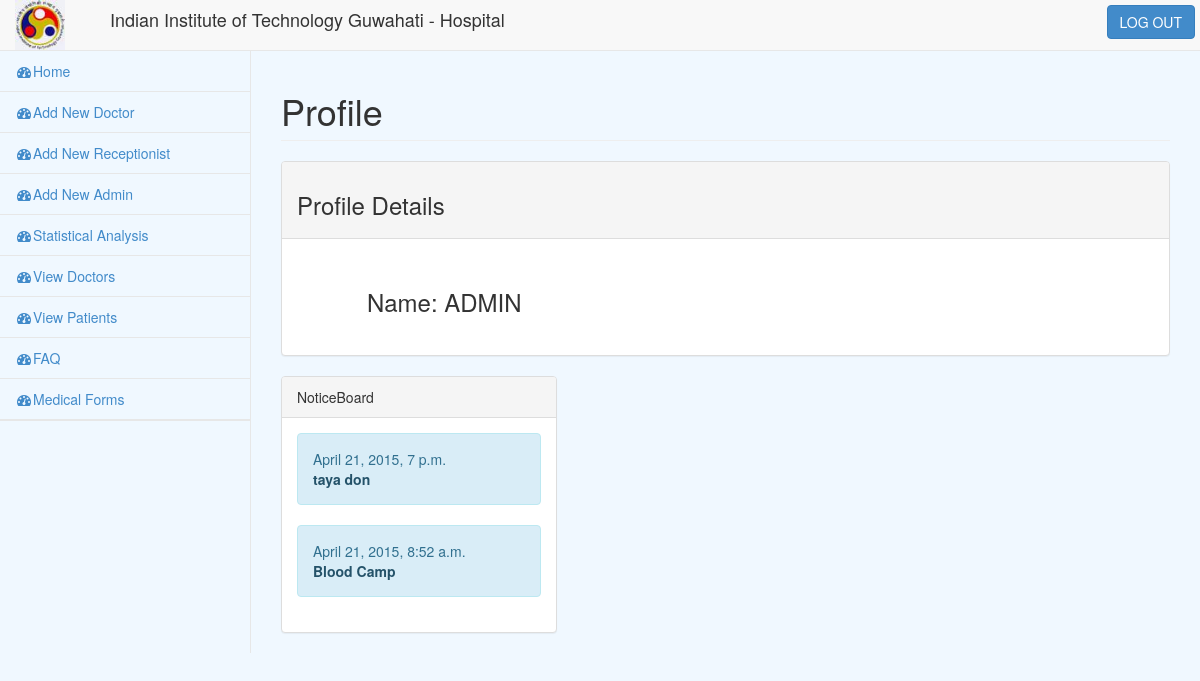
The app's page / (signed in) with its own data.
### database/models.py (models this page shows, shortened)
class Registration(models.Model):
	username = models.CharField(max_length=20)
	password = models.CharField(max_length=100)
	name = models.CharField(max_length=20)
	category=models.IntegerField()

class Post(models.Model):
    title=models.CharField(max_length=140)
    body = models.TextField()
    date = models.DateTimeField()

### login/views.py (the view, shortened to what this page needs)
# urls.py: url(r'^$', views.index, name='index'),
def index(request):
    context = RequestContext(request)
    if 'index' not  in request.session:
            return render_to_response('login/login.html', context)
    else:
        username =request.session["index"]
        Object_Searched = Registration.objects.filter(username = username)
        Object_Searched = Object_Searched[0]
        Category = Object_Searched.category
        if(Category==1):
            object_doc = Doctor.objects.get(username = username)
            object_notice = Post.objects.all().order_by('-date')[:5]
            context_dict = {'object_doc':object_doc,'object_reg': Object_Searched, 'object_notice':object_notice}
            return render_to_response('login/doctor_homepage.html',
                context_instance=RequestContext(request,context_dict) )
        elif(Category==4):
            object_notice = Post.objects.all().order_by('-date')[:5]
            context_dict = {'object_reg': Object_Searched, 'object_notice':object_notice}
            return render(request,'login/admin_homepage.html',context_dict)

### login/templates/login/admin_homepage.html (shortened to what this page needs)
<!DOCTYPE html>
<html lang="en">
<head>
    <link href="/static/css/bootstrap.min.css" rel="stylesheet">
    <link href="/static/css/plugins/metisMenu/metisMenu.min.css" rel="stylesheet">
    <link href="/static/css/plugins/timeline.css" rel="stylesheet">
    <link href="/static/css/sb-admin-2.css" rel="stylesheet">
    <link href="/static/css/plugins/dataTables.bootstrap.css" rel="stylesheet">
    <link href="/static/css/plugins/morris.css" rel="stylesheet">
    <link href="/static/font-awesome-4.1.0/css/font-awesome.min.css" rel="stylesheet" type="text/css">
</head>
<body>
    <div id="wrapper">
        <nav class="navbar navbar-default navbar-static-top" role="navigation" style="margin-bottom: 0">
             <div class="navbar-header ">
                        <div style="float:left" class="col-sm-1" margin><img height="50" width="50" src="/static/img/iitglogo.jpg"></div>
                        <div style="float:right"><h4>Indian Institute of Technology Guwahati - Hospital</h4></div>
                <a class="navbar-brand" href="index.html"></a>
            </div>
            <ul style="padding:5px" class="nav navbar-top-links navbar-right">
            <a href="/login/logout"><button type="button" class="btn btn-primary">LOG OUT</button></a>
            </ul>
            <div class="navbar-default sidebar" role="navigation">
                <div class="sidebar-nav navbar-collapse">
                    <ul class="nav" id="side-menu">
                        <li>
                            <a class="active" href="/"><i class="fa fa-dashboard fa-fw"></i>Home</a>
                        </li>
                         <li>
                            <a class="active" href="/login/createdoctor"><i class="fa fa-dashboard fa-fw"></i>Add New Doctor</a>
                        </li>
                         <li>
                            <a class="active" href="/login/addreception"><i class="fa fa-dashboard fa-fw"></i>Add New Receptionist</a>
                        </li>
                         <li>
                            <a class="active" href="/login/addadmin"><i class="fa fa-dashboard fa-fw"></i>Add New Admin</a>
                        </li>
                         <li>
                            <a class="active" href="/login/stats"><i class="fa fa-dashboard fa-fw"></i>Statistical Analysis</a>
                        </li>
                        <li>
                            <a class="active" href="/login/viewdoctors"><i class="fa fa-dashboard fa-fw"></i>View Doctors</a>
                        </li>
                        <li>
                            <a class="active" href="/login/viewpatient"><i class="fa fa-dashboard fa-fw"></i>View Patients</a>
                        </li>
                        <li>
                            <a class="active" href="/login/faq" target="_blank"><i class="fa fa-dashboard fa-fw"></i>FAQ</a>
                        </li>
                        <li>
                            <a class="active" href="/login/med_forms" target="_blank"><i class="fa fa-dashboard fa-fw"></i>Medical Forms</a>
                        </li>
                         <li>
                        </li>
                    </ul>
                </div>
            </div>
        </nav>
        {% block page-wrapper %}
        <div id="page-wrapper">
            <div class="row">
                <div class="col-lg-12">
                    <h1 class="page-header">Profile</h1>
                </div>
            </div>
          <div class="row">
              <div class="col-lg-12">
                    <div class="panel panel-default">
                        <div class="panel-heading"><h3>
                            Profile Details
                            </h3>
                        </div>
                        <div class="panel-body">
                        <div class="col-lg-8">
                        <div class="panel-body">
                            <ul style="list-style:none">
                                <li><h3> Name:  {{ object_reg.name }}</h3></li>
                            </ul>
                        </div>
                        </div>
                        <div class="col-lg-4"><br>
                             <div class="panel-body">
                            </div>
                          </div>
                        </div>
                    </div>
                </div>
            </div>
            <div class="row">
                <div class = "col-lg-4">
                    <div class="panel panel-default">
                        <div class = "panel-heading">
                            NoticeBoard
                        </div>
                        <div class="panel-body">
                           {% for obj in object_notice %}
                            <div class="alert alert-info">
                                <div>{{ obj.date }}</div>
                                <div><a href="noticeboard/{{ obj.id }}" target="_blank" class="alert-link">{{ obj.title }}</a></div>
                            </div>
                            {% endfor %}
                        </div>
                    </div>
                </div>
            </div>
          </div>
          {% endblock page-wrapper %}
    </div>
</body>
</html>

### login/static/css/sb-admin-2.css (style rules this page uses)
body { background-color: #F0F8FF; }
#wrapper { width: 100%; }
#page-wrapper { padding: 0 15px; min-height: 568px; background-color: #F0F8FF; }
@media (min-width:768px) { #page-wrapper { position: inherit; margin: 0 0 0 250px; padding: 0 30px; border-left: 1px solid #e7e7e7; } }
.navbar-top-links { margin-right: 0; }
.sidebar .sidebar-nav.navbar-collapse { padding-right: 0; padding-left: 0; }
.sidebar ul li { border-bottom: 1px solid #e7e7e7; }
.sidebar ul li a.active { background-color:#F0F8FF; }
@media (min-width:768px) { .sidebar { z-index: 1; position: absolute; width: 250px; margin-top: 51px; } }

### records on screen
Registration: name "ADMIN"
Post: date "April 21, 2015, 7 p.m.", title "taya don"
Post: date "April 21, 2015, 8:52 a.m.", title "Blood Camp"
